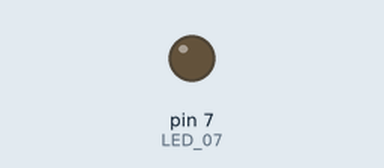
Recording of a sketch running on a simulated Arduino Uno, built with avr-gcc and run on an emulated ATmega328P. Shown: output pins drawn as LEDs (lit = HIGH). Dashed ring = blinking. At 2.0 s the program stops and its outputs stay as they are.

Above: at 0.5 s.
At 1.85 s:
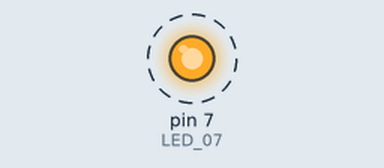
Timing chart, 0 to 3.0 s (numbered marks = the images above):
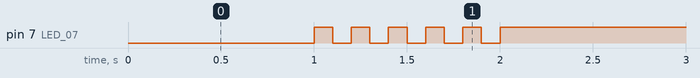

The sketch:

05_practice_2.ino
```cpp
int LED_07 = 7;
void setup() {
  // initialize digital pin LED_BUILTIN as an output.
  pinMode(LED_07, OUTPUT);

}

// the loop function runs over and over again forever
void loop() {
  digitalWrite(LED_07, LOW);   // turn the LED on ==== +/- changed
  delay(1000);                       // wait for a second
  for (int i = 0; i < 5; i++) {
  digitalWrite(LED_07, HIGH);
  delay(100);
  digitalWrite(LED_07, LOW);
  delay(100);
  }
  digitalWrite(LED_07, HIGH);
  while(1){}
}
```

Measured:
- by itself, pin 7 (LED_07): alternates HIGH for 0.10 s and LOW for 0.10 s, 11 changes in all, then stays HIGH
